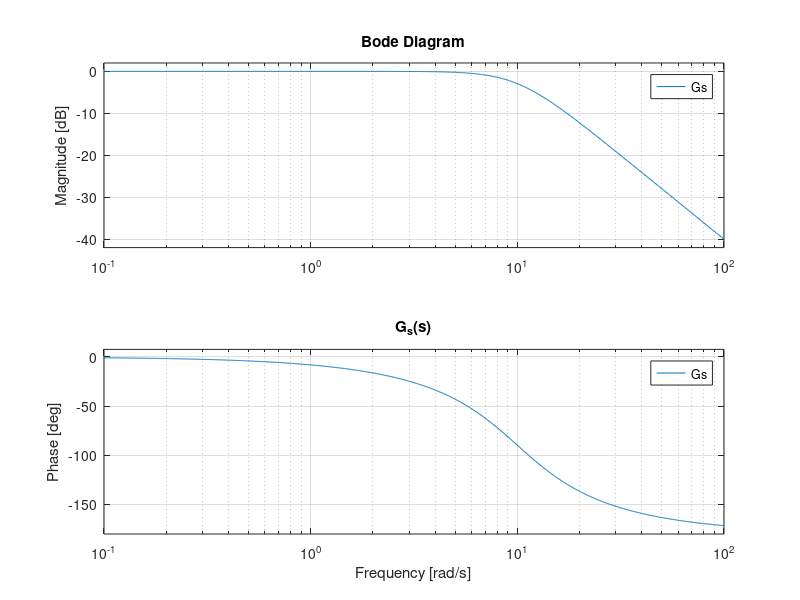
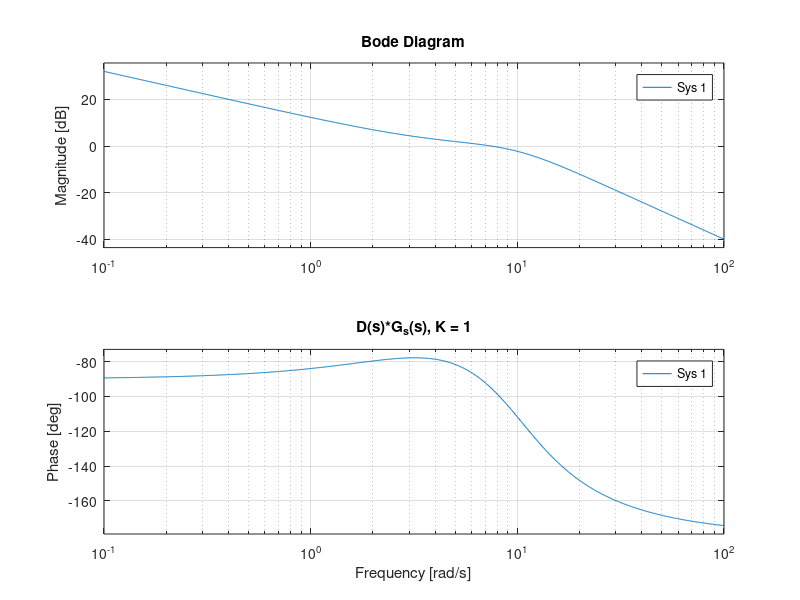
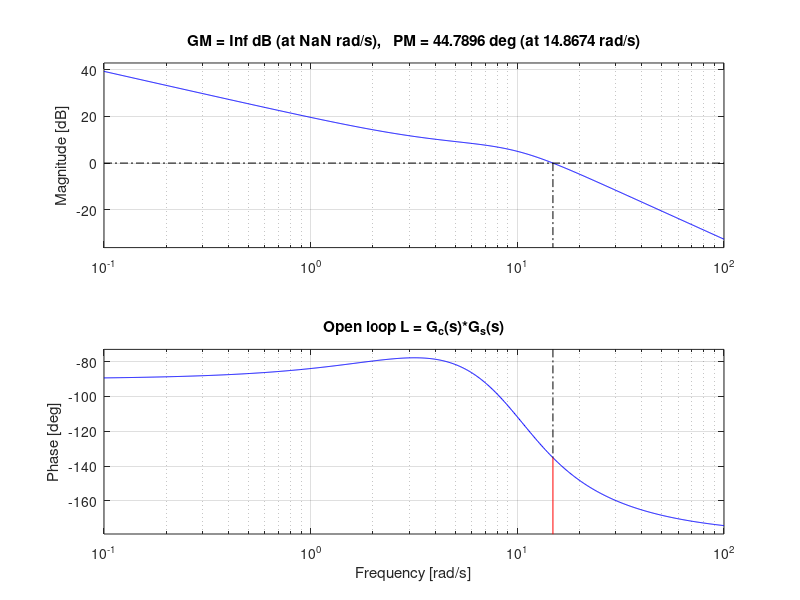
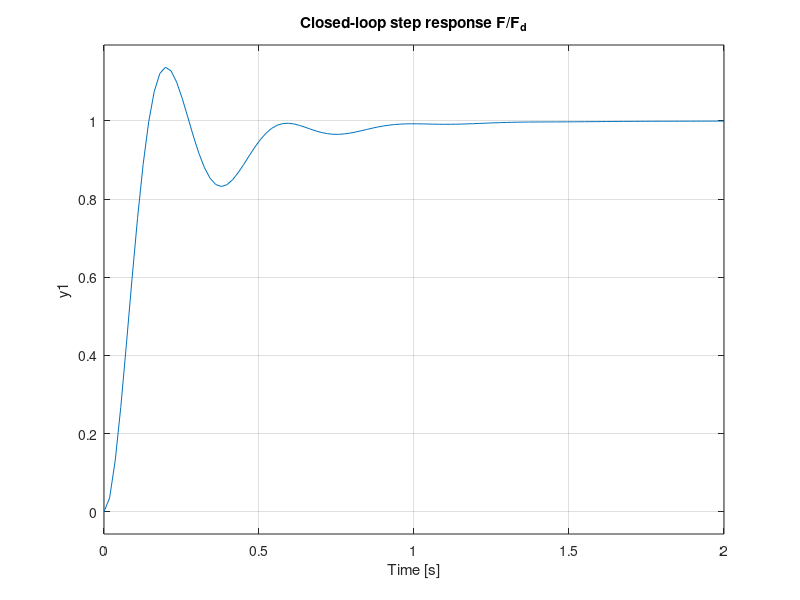

These figures' MATLAB source, in order: (Note: this script raises an error after producing the figures.)

clear all
close all
clear global
clc

%% 2.1.2 Design a proportional and integral controller for the force-controlled robot

% Define the parameters.
zetap = 0.7;     % damping ratio [-]
wp = 10;		 % natural frequency [rad/s]

% Define the transfer function of Gs.
Gs = tf([wp^2], [1 2*zetap*wp wp^2]); 
figure; bode(Gs); title('G_s(s)'); 

% Do the PI design.
PM = 45;                 % desired phase margin [°]
APL = 15;                % additional phase lag anticipated [°]
phi = -180 + PM + APL;   % phase of Gs(s) where we will put the new cross-over frequency [°]
% We check on the Bode diagram of Gs(s) where the phase equals 
% phi, this will become the new cross-over frequency wc. 
wc = 14.9;               % cross-over frequency [rad/s]

% Choose the integration time Ti such that it will not interfere too much
% with the phase at the new cross-over frequency. 
Ti = tand(90 - APL)/wc; % integration time [s]

% Define the transfer function of the compensator, without the gain K. 
D = tf([Ti 1],[Ti 0]);

% Plot the Bode diagram of the open loop, that is D*Gs, and find K such
% that |Gc*Gs| = 1 = 0 dB at the cross-over frequency: we see a gain of
% -7.33 dB, so we need K to be 7.33 dB = 10^(7.33/20). 
figure; bode(D*Gs); title('D(s)*G_s(s), K = 1');  
K = 10^(7.33/20);       % controller gain [m/N]

% Define the PI compensator. 
Gc = K*D;

% Plot the compensator and the open loop. The command 'margin' makes a Bode 
% diagram which immediately shows the stability margins.
figure; margin(Gc*Gs); title('Open loop L = G_c(s)*G_s(s)'); 

% Define the following closed-loop transfer functions:
%    - reference to output
       Fd_to_F = feedback(Gc*Gs,1);
       
%    - reference to control signal
       Fd_to_xd = feedback(Gc,Gs); 

% Do the simulation of the output on a reference step input. We clearly see
% there is no steady-state error, and the overshoot is < 20%, as expected.
% This means we can decrease the phase margin and iterate until we find
% and overshoot of exactly 20%. In turn, wc will become higher and the
% response will be faster. We also see that the peak time formula is
% consistent with our observations: the peak is approximately at 
% tp = pi/wc = 0.21s. 
figure; step(Fd_to_F); title('Closed-loop step response F/F_d'); 

% Plot the pole-zero map of the closed loop. This can be very misleading if
% the horizontal and vertical axes have different scales. Therefore, we
% constrain the figure to have a 1:1 aspect ratio. 
figure; pzmap(Fd_to_F); daspect([1 1 1]);

% The poles, indicated by 'x', are all in the left half plane, so the 
% closed loop is stable. One might think the dominant (slowest) pole is at 
% 3.1 rad/s, but this one is almost cancelled by a zero, indicated by 'o',
% at -3.9 rad/s. Hence, the dominant pole pair is at 17.2 rad/s. However,
% because the interaction of the pole and the zero at low frequencies, the
% overshoot properties are more favorable than expected based on the
% figure on slide 10 of C6.

% Let's also check the actuator signal. The steady-state value of the
% actuator signal on a step reference of 1 N is 1 m. That follows from
% the steady state value of the plant in steady-state (= at frequency 0): 
% it is 1, which means the control signal should equal 1 m in order to
% realize a force output of 1 N. 
figure; step(Fd_to_xd); title('Closed-loop step response x_d/F_d'); 
Gs_at_0 = evalfr(Gs,1i*0)     % frequency response of Gs at 0 

%% 2.1.3 Design a pure integral controller for the force controlled robot

% The design of an I-controller is identical to the PI, with the difference
% that we have no control of the phase lag the controller introduces at the
% cross-over frequency: an integrator has a phase of -90° over the entire
% frequency domain. Hence, given a desired PM of 45°, we should put the new
% cross-over frequency at the frequency where Gs(s) has a phase of 
% -180° + 90° + 45°. We find:
wc = 5.20;          % cross-over frequency of the I-controller [rad/s]

% The cross-over frequency is clearly a lot lower than for the PI design.
% We can now make the compensator without gain, i.e., the integrator:
D = tf([1],[1 0]);

% The gain of the open loop at the new cross-over frequency should become 
% 1, such that ki must be
figure; bode(D*Gs); title('D(s)*G_s(s), K = 1'); 
ki = 10^(14.5/20);  % ki [m*s/N]

% Define the I-controller.
Gc = tf([ki],[1 0]);

%% 2.1.4 Compare the frequency and time domain characteristics of both systems
 
% You can perform the same analysis as above and compare to the PI design
% by plotting them on the same figure:
figure; step(Fd_to_F); hold on; 
Fd_to_F = feedback(Gc*Gs,1); step(Fd_to_F); title('Closed-loop step response F/F_d');  legend('PI controller','I controller'); 
figure; step(Fd_to_xd); hold on;
Fd_to_xd = feedback(Gc,Gs); step(Fd_to_xd); title('Closed-loop step response x_d/F_d'); legend('PI controller','I controller'); 